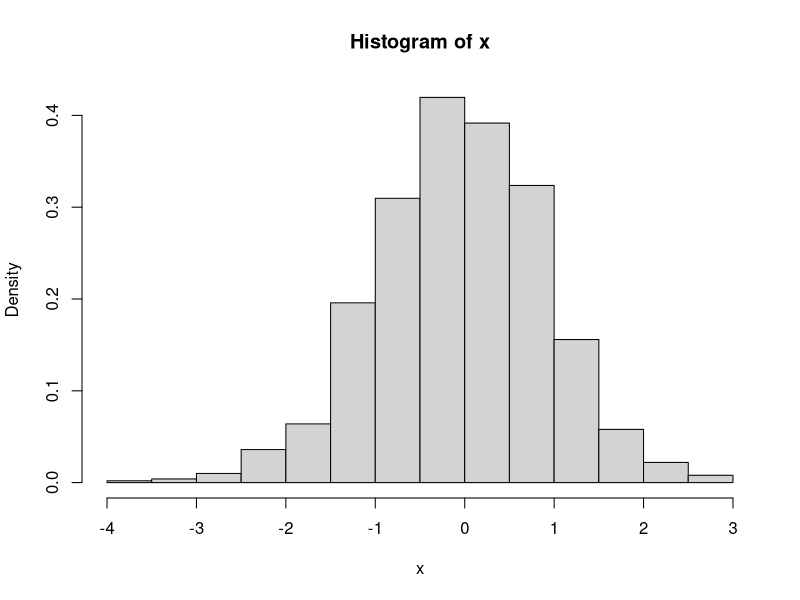
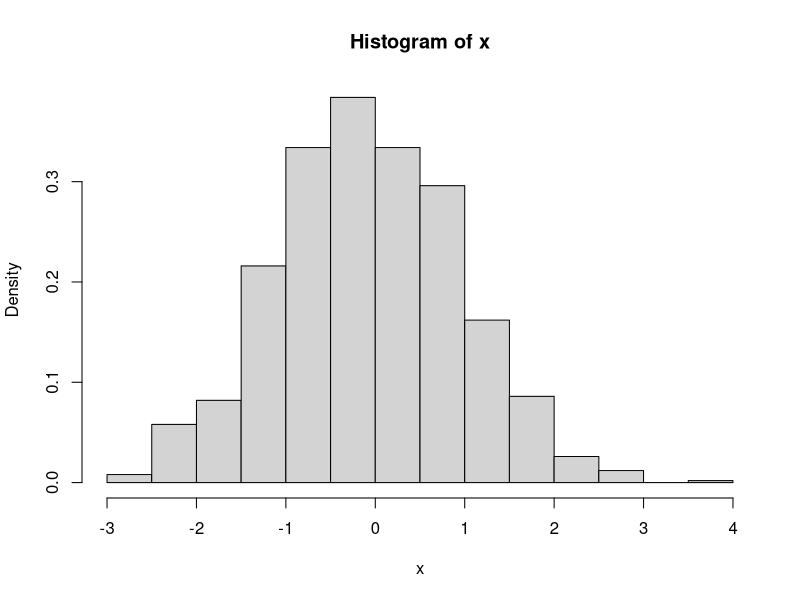

The R script that drew these images, in order:
# Simulation Methods in Financial Engineering
# R ode for Lecture 2
# Rejection sampling and importance sampling
# Jieli Shen


# 1. Rejection sampling
# Simulate N(0,1) from a double exponential distribution using rejection sampling
# N(0,1): f(x)=exp(-x^2/2)/sqrt(2*pi)
# DE: g(x)=exp(-abs(x))/2
# f(x)/g(x)=sqrt(2/pi)exp(-x^2/2+abs(x))<sqrt(2/pi)*exp(1/2)=1.32
f <- function(x) exp(-x ^ 2 / 2) / sqrt(2 * pi)
g <- function(x) exp(-abs(x)) / 2
const <- 1.3155
G.inv <- function(u) ifelse(u < 1 / 2, log(2 * u), -log(2 * (1 - u)))
i <- 0
x <- NULL
while (i <= 1000) {
	u1 <- runif(1)
	z <- G.inv(u1)
	u2 <- runif(1)
	if (u2 < f(z) / (const * g(z))) {
		x <- c(x, z)
		i = i + 1
	}
}
hist(x, freq = F)


# 2. Importance sampling
# Draw a large number of z~g(x)
# Sample a value x from {z_1,...,z_n} according to weights w_i=f(z_i)/g(z_i)
u <- runif(10000)
z <- G.inv(u)
w <- f(z) / g(z)
w <- cumsum(w) / sum(w)
x <- numeric(1000)
for (i in 1:1000) {
	u <- runif(1)
	x[i] <- z[sum(w < u) + 1]
}
hist(x, freq = F)